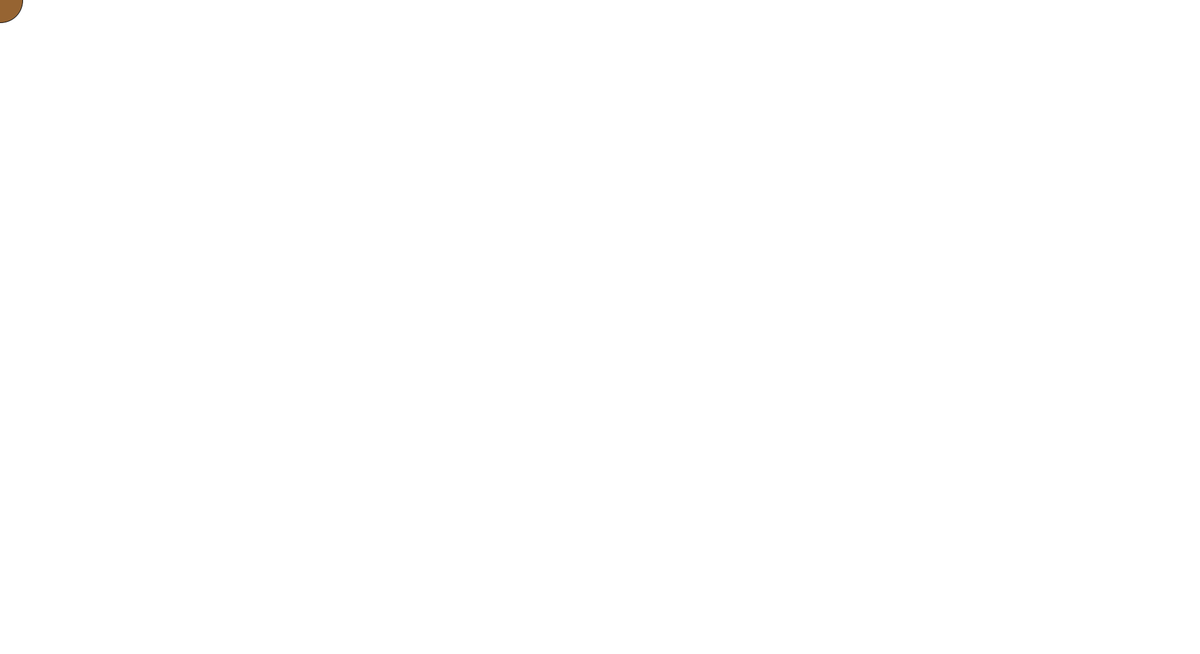
Frame 1 (no input)
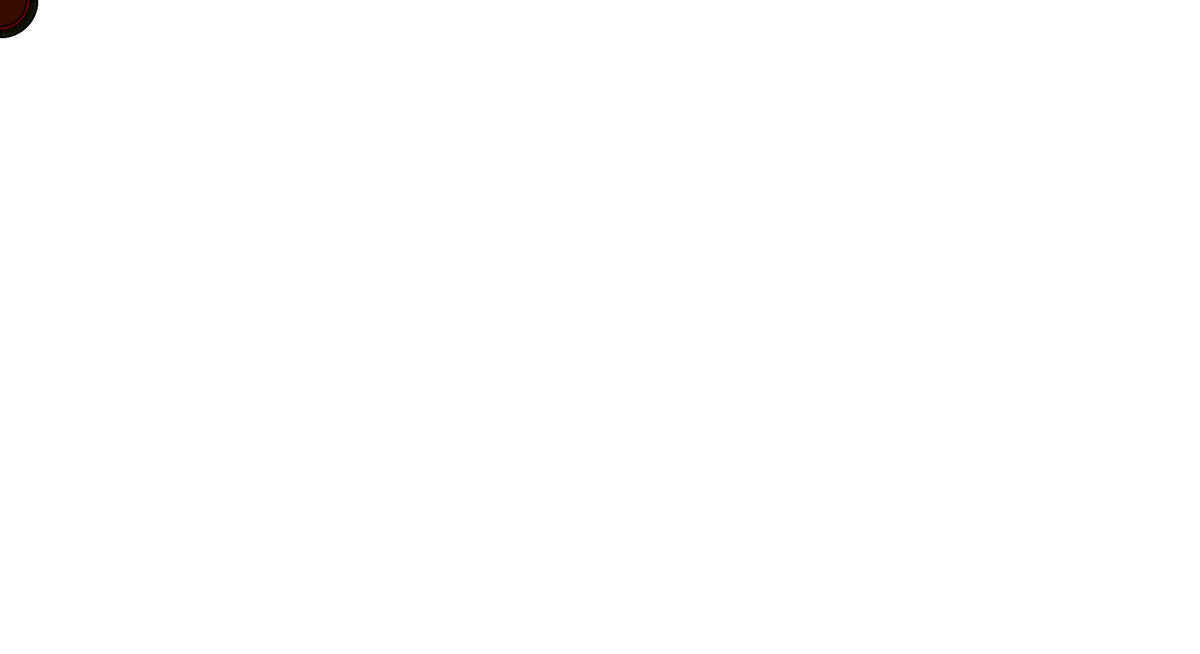
Frame 60 (the mouse pressed at the canvas centre just before this capture)
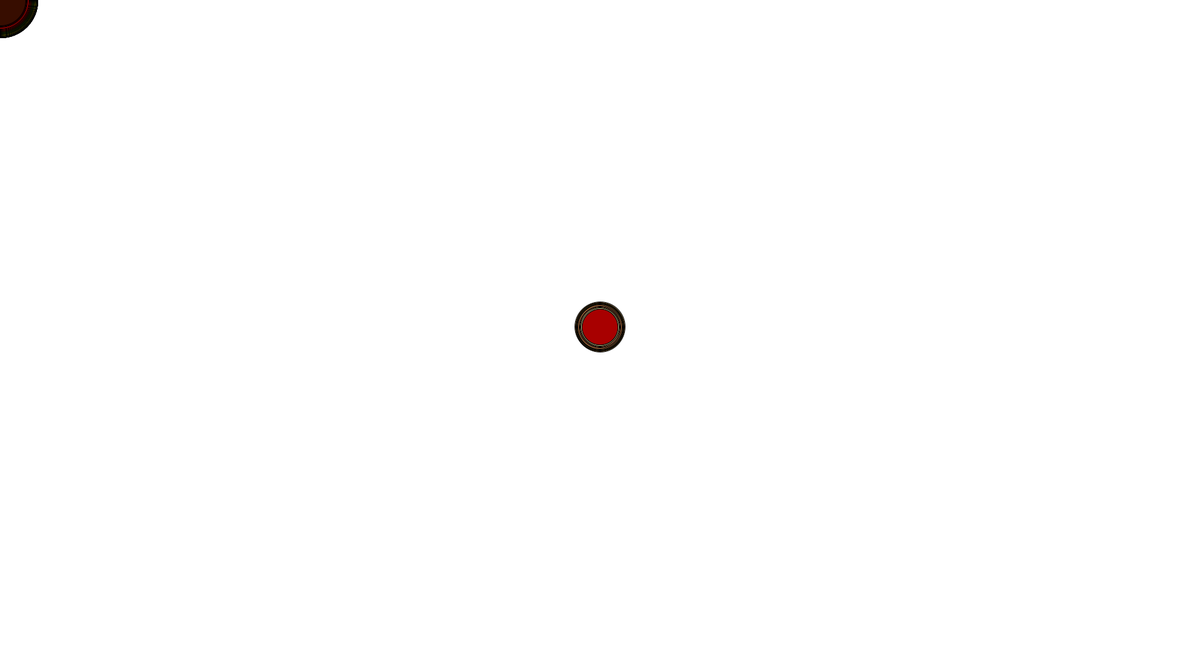
Frame 120 (the mouse held since frame 60 and released just before this capture)

The Processing sketch that drew these frames (run headless with seeded random() and noise(); from frame 60 on, the mouse is pressed at the canvas centre):

// Processing sketch: Circle_Rainbow
// ── Circle_Rainbow.pde
float red = 0.0;
float green = 0.0;
float blue = 0.0;

float circleSize = 0.0;

void setup() {
  size(1980, 1080);
  background(255);
}

void draw() {
  stroke(0);
  fill(
    150 + sin(red) * 100,
    100 + sin(green) * 125,
    50 + sin(blue) * 200
  );
  
  float currentCircleSize = 75 + sin(circleSize) * 50;
  ellipse(mouseX, mouseY, currentCircleSize, currentCircleSize);
  
  red = red + 0.5;
  green = green + 0.2;
  blue = blue + 0.1;
  
  circleSize += 0.05;
}
